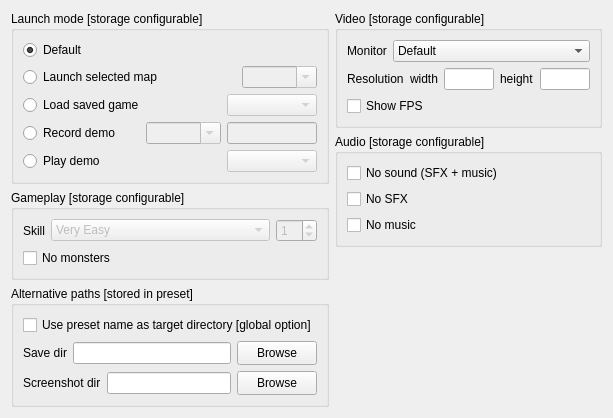
      <widget class="QWidget" name="optionsTab">
       <attribute name="title">
        <string>Advanced options</string>
       </attribute>
       <layout class="QHBoxLayout" name="horizontalLayout_5">
        <item>
         <layout class="QVBoxLayout" name="verticalLayout_8">
          <item>
           <widget class="QGroupBox" name="launchModeGrpBox">
            <property name="title">
             <string>Launch mode [storage configurable]</string>
            </property>
            <layout class="QVBoxLayout" name="verticalLayout_11">
             <item>
              <layout class="QHBoxLayout" name="horizontalLayout_12">
               <item>
                <widget class="QRadioButton" name="launchMode_default">
                 <property name="text">
                  <string>Default</string>
                 </property>
                 <property name="checked">
                  <bool>true</bool>
                 </property>
                </widget>
               </item>
              </layout>
             </item>
             <item>
              <layout class="QHBoxLayout" name="horizontalLayout_10">
               <item>
                <widget class="QRadioButton" name="launchMode_map">
                 <property name="text">
                  <string>Launch selected map</string>
                 </property>
                 <property name="checked">
                  <bool>false</bool>
                 </property>
                </widget>
               </item>
               <item>
                <spacer name="horizontalSpacer_5">
                 <property name="orientation">
                  <enum>Qt::Horizontal</enum>
                 </property>
                 <property name="sizeHint" stdset="0">
                  <size>
                   <width>0</width>
                   <height>20</height>
                  </size>
                 </property>
                </spacer>
               </item>
               <item>
                <widget class="QComboBox" name="mapCmbBox">
                 <property name="enabled">
                  <bool>false</bool>
                 </property>
                 <property name="sizePolicy">
                  <sizepolicy hsizetype="Minimum" vsizetype="Fixed">
                   <horstretch>0</horstretch>
                   <verstretch>0</verstretch>
                  </sizepolicy>
                 </property>
                 <property name="minimumSize">
                  <size>
                   <width>75</width>
                   <height>0</height>
                  </size>
                 </property>
                 <property name="editable">
                  <bool>true</bool>
                 </property>
                </widget>
               </item>
              </layout>
             </item>
             <item>
              <layout class="QHBoxLayout" name="horizontalLayout_8" stretch="0,0,4,10">
               <item>
                <widget class="QRadioButton" name="launchMode_savefile">
                 <property name="text">
                  <string>Load saved game</string>
                 </property>
                </widget>
               </item>
               <item>
                <spacer name="horizontalSpacer_6">
                 <property name="orientation">
                  <enum>Qt::Horizontal</enum>
                 </property>
                 <property name="sizeType">
                  <enum>QSizePolicy::Fixed</enum>
                 </property>
                 <property name="sizeHint" stdset="0">
                  <size>
                   <width>54</width>
                   <height>20</height>
                  </size>
                 </property>
                </spacer>
               </item>
               <item>
                <spacer name="horizontalSpacer_12">
                 <property name="orientation">
                  <enum>Qt::Horizontal</enum>
                 </property>
                 <property name="sizeHint" stdset="0">
                  <size>
                   <width>0</width>
                   <height>20</height>
                  </size>
                 </property>
                </spacer>
               </item>
               <item>
                <widget class="QComboBox" name="saveFileCmbBox">
                 <property name="enabled">
                  <bool>false</bool>
                 </property>
                 <property name="sizePolicy">
                  <sizepolicy hsizetype="Expanding" vsizetype="Fixed">
                   <horstretch>0</horstretch>
                   <verstretch>0</verstretch>
                  </sizepolicy>
                 </property>
                 <property name="minimumSize">
                  <size>
                   <width>90</width>
                   <height>0</height>
                  </size>
                 </property>
                 <property name="editable">
                  <bool>false</bool>
                 </property>
                </widget>
               </item>
              </layout>
             </item>
             <item>
              <layout class="QHBoxLayout" name="horizontalLayout_29" stretch="0,4,0,10">
               <item>
                <widget class="QRadioButton" name="launchMode_recordDemo">
                 <property name="text">
                  <string>Record demo</string>
                 </property>
                </widget>
               </item>
               <item>
                <spacer name="horizontalSpacer_14">
                 <property name="orientation">
                  <enum>Qt::Horizontal</enum>
                 </property>
                 <property name="sizeHint" stdset="0">
                  <size>
                   <width>0</width>
                   <height>20</height>
                  </size>
                 </property>
                </spacer>
               </item>
               <item>
                <widget class="QComboBox" name="mapCmbBox_demo">
                 <property name="enabled">
                  <bool>false</bool>
                 </property>
                 <property name="sizePolicy">
                  <sizepolicy hsizetype="Minimum" vsizetype="Fixed">
                   <horstretch>0</horstretch>
                   <verstretch>0</verstretch>
                  </sizepolicy>
                 </property>
                 <property name="minimumSize">
                  <size>
                   <width>75</width>
                   <height>0</height>
                  </size>
                 </property>
                 <property name="editable">
                  <bool>true</bool>
                 </property>
                </widget>
               </item>
               <item>
                <widget class="QLineEdit" name="demoFileLine_record">
                 <property name="enabled">
                  <bool>false</bool>
                 </property>
                 <property name="sizePolicy">
                  <sizepolicy hsizetype="Expanding" vsizetype="Fixed">
                   <horstretch>0</horstretch>
                   <verstretch>0</verstretch>
                  </sizepolicy>
                 </property>
                 <property name="minimumSize">
                  <size>
                   <width>90</width>
                   <height>0</height>
                  </size>
                 </property>
                </widget>
               </item>
              </layout>
             </item>
             <item>
              <layout class="QHBoxLayout" name="horizontalLayout_30" stretch="0,0,4,10">
               <item>
                <widget class="QRadioButton" name="launchMode_replayDemo">
                 <property name="text">
                  <string>Play demo</string>
                 </property>
                </widget>
               </item>
               <item>
                <spacer name="horizontalSpacer_13">
                 <property name="orientation">
                  <enum>Qt::Horizontal</enum>
                 </property>
                 <property name="sizeType">
                  <enum>QSizePolicy::Fixed</enum>
                 </property>
                 <property name="sizeHint" stdset="0">
                  <size>
                   <width>89</width>
                   <height>20</height>
                  </size>
                 </property>
                </spacer>
               </item>
               <item>
                <spacer name="horizontalSpacer_15">
                 <property name="orientation">
                  <enum>Qt::Horizontal</enum>
                 </property>
                 <property name="sizeHint" stdset="0">
                  <size>
                   <width>0</width>
                   <height>20</height>
                  </size>
                 </property>
                </spacer>
               </item>
               <item>
                <widget class="QComboBox" name="demoFileCmbBox_replay">
                 <property name="enabled">
                  <bool>false</bool>
                 </property>
                 <property name="sizePolicy">
                  <sizepolicy hsizetype="Expanding" vsizetype="Fixed">
                   <horstretch>0</horstretch>
                   <verstretch>0</verstretch>
                  </sizepolicy>
                 </property>
                 <property name="minimumSize">
                  <size>
                   <width>90</width>
                   <height>0</height>
                  </size>
                 </property>
                </widget>
               </item>
              </layout>
             </item>
            </layout>
           </widget>
          </item>
          <item>
           <widget class="QGroupBox" name="gameplayGrpBox">
            <property name="title">
             <string>Gameplay [storage configurable]</string>
            </property>
            <layout class="QVBoxLayout" name="verticalLayout_16">
             <item>
              <layout class="QHBoxLayout" name="horizontalLayout_7">
               <property name="sizeConstraint">
                <enum>QLayout::SetDefaultConstraint</enum>
               </property>
               <item>
                <widget class="QLabel" name="skillLabel">
                 <property name="text">
                  <string>Skill</string>
                 </property>
                </widget>
               </item>
               <item>
                <widget class="QComboBox" name="skillCmbBox">
                 <property name="enabled">
                  <bool>false</bool>
                 </property>
                 <property name="sizePolicy">
                  <sizepolicy hsizetype="MinimumExpanding" vsizetype="Fixed">
                   <horstretch>0</horstretch>
                   <verstretch>0</verstretch>
                  </sizepolicy>
                 </property>
                 <item>
                  <property name="text">
                   <string>Very Easy</string>
                  </property>
                 </item>
                 <item>
                  <property name="text">
                   <string>Easy</string>
                  </property>
                 </item>
                 <item>
                  <property name="text">
                   <string>Normal</string>
                  </property>
                 </item>
                 <item>
                  <property name="text">
                   <string>Hard</string>
                  </property>
                 </item>
                 <item>
                  <property name="text">
                   <string>Very Hard</string>
                  </property>
                 </item>
                 <item>
                  <property name="text">
                   <string>custom number</string>
                  </property>
                 </item>
                </widget>
               </item>
               <item>
                <widget class="QSpinBox" name="skillSpinBox">
                 <property name="enabled">
                  <bool>false</bool>
                 </property>
                 <property name="sizePolicy">
                  <sizepolicy hsizetype="Fixed" vsizetype="Fixed">
                   <horstretch>0</horstretch>
                   <verstretch>0</verstretch>
                  </sizepolicy>
                 </property>
                 <property name="minimumSize">
                  <size>
                   <width>40</width>
                   <height>0</height>
                  </size>
                 </property>
                 <property name="value">
                  <number>1</number>
                 </property>
                </widget>
               </item>
              </layout>
             </item>
             <item>
              <layout class="QHBoxLayout" name="horizontalLayout_6" stretch="83">
               <item>
                <widget class="QCheckBox" name="noMonstersChkBox">
                 <property name="sizePolicy">
                  <sizepolicy hsizetype="Ignored" vsizetype="Fixed">
                   <horstretch>0</horstretch>
                   <verstretch>0</verstretch>
                  </sizepolicy>
                 </property>
                 <property name="toolTip">
                  <string>&lt;html&gt;&lt;head/&gt;&lt;body&gt;&lt;p&gt;&lt;span style=&quot; font-weight:600;&quot;&gt;-nomonsters&lt;br/&gt;&lt;/span&gt;Sets the dmflags CVAR so that monsters are not spawned on levels.&lt;/p&gt;&lt;/body&gt;&lt;/html&gt;</string>
                 </property>
                 <property name="text">
                  <string>No monsters</string>
                 </property>
                </widget>
               </item>
              </layout>
             </item>
            </layout>
           </widget>
          </item>
          <item>
           <widget class="QGroupBox" name="pathsGrpBox">
            <property name="title">
             <string>Alternative paths [stored in preset]</string>
            </property>
            <layout class="QVBoxLayout" name="verticalLayout_19">
             <item>
              <widget class="QCheckBox" name="usePresetNameChkBox">
               <property name="text">
                <string>Use preset name as target directory [global option]</string>
               </property>
              </widget>
             </item>
             <item>
              <layout class="QHBoxLayout" name="horizontalLayout_25">
               <item>
                <widget class="QLabel" name="saveDirLabel">
                 <property name="toolTip">
                  <string>&lt;html&gt;&lt;head/&gt;&lt;body&gt;&lt;p&gt;&lt;span style=&quot; font-weight:600;&quot;&gt;-savedir &lt;/span&gt;&lt;span style=&quot; font-weight:600; font-style:italic;&quot;&gt;path&lt;/span&gt;&lt;span style=&quot; font-style:italic;&quot;&gt;&lt;br/&gt;&lt;/span&gt;Specifies an alternate directory to use for saved files. If this is not specified, ZDoom stores them in the directory indicated by the save_dir CVAR.&lt;/p&gt;&lt;/body&gt;&lt;/html&gt;</string>
                 </property>
                 <property name="text">
                  <string>Save dir</string>
                 </property>
                </widget>
               </item>
               <item>
                <widget class="QLineEdit" name="saveDirLine"/>
               </item>
               <item>
                <widget class="QPushButton" name="saveDirBtn">
                 <property name="minimumSize">
                  <size>
                   <width>0</width>
                   <height>24</height>
                  </size>
                 </property>
                 <property name="text">
                  <string>Browse</string>
                 </property>
                 <property name="icon">
                  <iconset resource="../Resources/Resources.qrc">
                   <normaloff>:/BrowseDir.png</normaloff>:/BrowseDir.png</iconset>
                 </property>
                </widget>
               </item>
              </layout>
             </item>
             <item>
              <layout class="QHBoxLayout" name="horizontalLayout_26">
               <item>
                <widget class="QLabel" name="screenshotDirLabel">
                 <property name="toolTip">
                  <string>&lt;html&gt;&lt;head/&gt;&lt;body&gt;&lt;p&gt;&lt;span style=&quot; font-weight:600;&quot;&gt;+screenshot_dir &lt;/span&gt;&lt;span style=&quot; font-weight:600; font-style:italic;&quot;&gt;path&lt;/span&gt;&lt;span style=&quot; font-weight:600;&quot;&gt;&lt;br/&gt;&lt;/span&gt;This is the directory where screenshots will be saved if you do not provide a filename to the screenshot command. If this is unspecified (i.e. you leave it at its default), screenshots will be saved to the current working directory. Either an absolute path or a path relative to the current working directory can be used. The -shotdir parameter overrides it.&lt;/p&gt;&lt;/body&gt;&lt;/html&gt;</string>
                 </property>
                 <property name="text">
                  <string>Screenshot dir</string>
                 </property>
                </widget>
               </item>
               <item>
                <widget class="QLineEdit" name="screenshotDirLine"/>
               </item>
               <item>
                <widget class="QPushButton" name="screenshotDirBtn">
                 <property name="minimumSize">
                  <size>
                   <width>0</width>
                   <height>24</height>
                  </size>
                 </property>
                 <property name="text">
                  <string>Browse</string>
                 </property>
                 <property name="icon">
                  <iconset resource="../Resources/Resources.qrc">
                   <normaloff>:/BrowseDir.png</normaloff>:/BrowseDir.png</iconset>
                 </property>
                </widget>
               </item>
              </layout>
             </item>
            </layout>
           </widget>
          </item>
          <item>
           <spacer name="verticalSpacer">
            <property name="orientation">
             <enum>Qt::Vertical</enum>
            </property>
            <property name="sizeHint" stdset="0">
             <size>
              <width>20</width>
              <height>0</height>
             </size>
            </property>
           </spacer>
          </item>
         </layout>
        </item>
        <item>
         <layout class="QVBoxLayout" name="verticalLayout_9"/>
        </item>
        <item>
         <layout class="QVBoxLayout" name="verticalLayout_13">
          <item>
           <widget class="QGroupBox" name="videoGrpBox">
            <property name="title">
             <string>Video [storage configurable]</string>
            </property>
            <layout class="QVBoxLayout" name="verticalLayout_17">
             <item>
              <layout class="QHBoxLayout" name="horizontalLayout_13">
               <item>
                <widget class="QLabel" name="monitorLabel">
                 <property name="toolTip">
                  <string>&lt;html&gt;&lt;head/&gt;&lt;body&gt;&lt;p&gt;&lt;span style=&quot; font-weight:600;&quot;&gt;+vid_adapter&lt;br/&gt;&lt;/span&gt;Defines which screen is used if multiple monitors are available.&lt;/p&gt;&lt;/body&gt;&lt;/html&gt;</string>
                 </property>
                 <property name="text">
                  <string>Monitor</string>
                 </property>
                </widget>
               </item>
               <item>
                <widget class="QComboBox" name="monitorCmbBox">
                 <property name="sizePolicy">
                  <sizepolicy hsizetype="Expanding" vsizetype="Fixed">
                   <horstretch>0</horstretch>
                   <verstretch>0</verstretch>
                  </sizepolicy>
                 </property>
                 <property name="toolTip">
                  <string>&lt;html&gt;&lt;head/&gt;&lt;body&gt;&lt;p&gt;Defines which screen is used if multiple monitors are available.&lt;/p&gt;&lt;/body&gt;&lt;/html&gt;</string>
                 </property>
                 <item>
                  <property name="text">
                   <string>Default</string>
                  </property>
                 </item>
                </widget>
               </item>
              </layout>
             </item>
             <item>
              <layout class="QHBoxLayout" name="horizontalLayout_21">
               <item>
                <widget class="QLabel" name="resolutionLabel">
                 <property name="toolTip">
                  <string>&lt;html&gt;&lt;head/&gt;&lt;body&gt;&lt;p&gt;&lt;span style=&quot; font-weight:600;&quot;&gt;-width &lt;/span&gt;&lt;span style=&quot; font-weight:600; font-style:italic;&quot;&gt;x&lt;br/&gt;&lt;/span&gt;&lt;a name=&quot;height&quot;/&gt;&lt;span style=&quot; font-weight:600;&quot;&gt;-&lt;/span&gt;&lt;span style=&quot; font-weight:600;&quot;&gt;height &lt;/span&gt;&lt;span style=&quot; font-weight:600; font-style:italic;&quot;&gt;y&lt;/span&gt;&lt;span style=&quot; font-style:italic;&quot;&gt;&lt;br/&gt;&lt;/span&gt;Specifies the desired resolution of the screen. If only one of -width or -height is specified, ZDoom will try to guess the other one based on a standard aspect ratio. If the specified resolution is not supported by your SDL/DirectDraw drivers, ZDoom will try various resolutions until it either finds one that works, or it will finally give up.&lt;/p&gt;&lt;/body&gt;&lt;/html&gt;</string>
                 </property>
                 <property name="text">
                  <string>Resolution</string>
                 </property>
                </widget>
               </item>
               <item>
                <spacer name="horizontalSpacer_10">
                 <property name="orientation">
                  <enum>Qt::Horizontal</enum>
                 </property>
                 <property name="sizeHint" stdset="0">
                  <size>
                   <width>0</width>
                   <height>20</height>
                  </size>
                 </property>
                </spacer>
               </item>
               <item>
                <widget class="QLabel" name="resolutionXLabel">
                 <property name="text">
                  <string>width</string>
                 </property>
                </widget>
               </item>
               <item>
                <widget class="QLineEdit" name="resolutionXLine">
                 <property name="sizePolicy">
                  <sizepolicy hsizetype="Minimum" vsizetype="Fixed">
                   <horstretch>0</horstretch>
                   <verstretch>0</verstretch>
                  </sizepolicy>
                 </property>
                 <property name="maximumSize">
                  <size>
                   <width>50</width>
                   <height>16777215</height>
                  </size>
                 </property>
                 <property name="text">
                  <string/>
                 </property>
                 <property name="alignment">
                  <set>Qt::AlignRight|Qt::AlignTrailing|Qt::AlignVCenter</set>
                 </property>
                </widget>
               </item>
               <item>
                <widget class="QLabel" name="resolutionYLabel">
                 <property name="text">
                  <string>height</string>
                 </property>
                </widget>
               </item>
               <item>
                <widget class="QLineEdit" name="resolutionYLine">
                 <property name="sizePolicy">
                  <sizepolicy hsizetype="Minimum" vsizetype="Fixed">
                   <horstretch>0</horstretch>
                   <verstretch>0</verstretch>
                  </sizepolicy>
                 </property>
                 <property name="maximumSize">
                  <size>
                   <width>50</width>
                   <height>16777215</height>
                  </size>
                 </property>
                 <property name="text">
                  <string/>
                 </property>
                 <property name="alignment">
                  <set>Qt::AlignRight|Qt::AlignTrailing|Qt::AlignVCenter</set>
                 </property>
                </widget>
               </item>
              </layout>
             </item>
             <item>
              <widget class="QCheckBox" name="showFpsChkBox">
               <property name="toolTip">
                <string>&lt;html&gt;&lt;head/&gt;&lt;body&gt;&lt;p&gt;&lt;span style=&quot; font-weight:600;&quot;&gt;+vid_fps&lt;br/&gt;&lt;/span&gt;When true, displays the average framerate over the past second in the upper-right corner of the screen. Because the Doom engine's internal game rate and frame rate are linked, the framerate will never be (much) above 35 fps if cl_capfps is true.&lt;/p&gt;&lt;/body&gt;&lt;/html&gt;</string>
               </property>
               <property name="text">
                <string>Show FPS</string>
               </property>
              </widget>
             </item>
            </layout>
           </widget>
          </item>
          <item>
           <widget class="QGroupBox" name="audioGrpBox">
            <property name="title">
             <string>Audio [storage configurable]</string>
            </property>
            <layout class="QVBoxLayout" name="verticalLayout_18">
             <item>
              <widget class="QCheckBox" name="noSoundChkBox">
               <property name="toolTip">
                <string>&lt;html&gt;&lt;head/&gt;&lt;body&gt;&lt;p&gt;&lt;span style=&quot; font-weight:600;&quot;&gt;-nosound&lt;/span&gt;&lt;br/&gt;Disables both music and sound effects.&lt;/p&gt;&lt;/body&gt;&lt;/html&gt;</string>
               </property>
               <property name="text">
                <string>No sound (SFX + music)</string>
               </property>
              </widget>
             </item>
             <item>
              <widget class="QCheckBox" name="noSfxChkBox">
               <property name="toolTip">
                <string>&lt;html&gt;&lt;head/&gt;&lt;body&gt;&lt;p&gt;&lt;span style=&quot; font-weight:600;&quot;&gt;-nosfx&lt;/span&gt;&lt;br/&gt;Prevents the playback of sound effects.&lt;/p&gt;&lt;/body&gt;&lt;/html&gt;</string>
               </property>
               <property name="text">
                <string>No SFX</string>
               </property>
              </widget>
             </item>
             <item>
              <widget class="QCheckBox" name="noMusicChkBox">
               <property name="toolTip">
                <string>&lt;html&gt;&lt;head/&gt;&lt;body&gt;&lt;p&gt;&lt;span style=&quot; font-weight:600;&quot;&gt;-nomusic&lt;/span&gt;&lt;br/&gt;Prevents the playback of music.&lt;/p&gt;&lt;/body&gt;&lt;/html&gt;</string>
               </property>
               <property name="text">
                <string>No music</string>
               </property>
              </widget>
             </item>
            </layout>
           </widget>
          </item>
          <item>
           <spacer name="verticalSpacer_3">
            <property name="orientation">
             <enum>Qt::Vertical</enum>
            </property>
            <property name="sizeHint" stdset="0">
             <size>
              <width>20</width>
              <height>0</height>
             </size>
            </property>
           </spacer>
          </item>
         </layout>
        </item>
       </layout>
      </widget>
